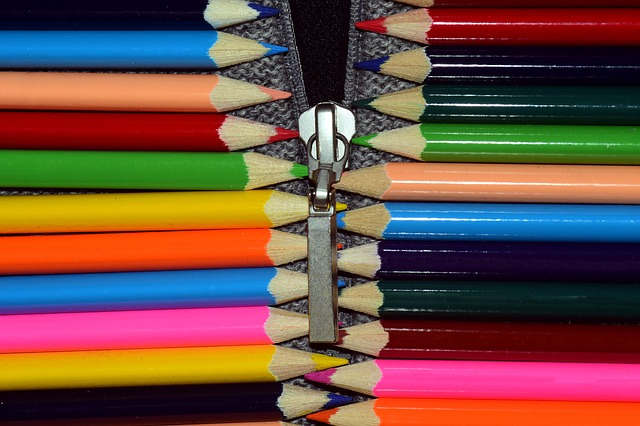
#> input picture Source_Images/Main_Images/Example.jpg, 640 x 426 px
$ python -i Updated_Converter.py   (imports and definitions only)
#> lines starting #> are read from the running program, lines starting #| are printed output that depends on the picture
from tkinter import *
from PIL import Image
from os import *
import time
import numpy as np
import math


class MosaicCreator:
    def __init__(self, block_size=5, size_reduction_factor=1, alpha_adjustment=0.0):
        # -------------------
        # Adjust this value to change the resolution of the final image
        self.block_size = block_size
        self.size_reduction_factor = size_reduction_factor
        self.alpha_adjustment = max(0.0, min(1.0, alpha_adjustment))  # Range of 0-1

        self.image_width = None
        self.image_height = None
        self.micro_block_size = 0

    # [47 lines left out: functions create_mosaic, open_images, not called in this run]

    def resize_images(self, images):
        """
        Resizes all of the micro-images to conform to a collage-able format.
        First, crops all images to a square.
        Second, clips any excess pixels that would not be divisible by the block size.
        Third, if the image is too large for PIL to handle, shrinks the image to the largest it can be within PIL's
        limits.
        Finally, resizes all images to match the smallest image in the images array.

        :param images: Array of all of the micro-images
        :return: Array of the resized micro-images.
        """

        print("Resizing Images")
        if self.size_reduction_factor != 1:
            for index, image in enumerate(images):
                reduced_width = int(image.width / self.size_reduction_factor)
                reduced_height = int(image.height / self.size_reduction_factor)
                images[index] = image.resize(
                    (reduced_width, reduced_height))

        for index, image in enumerate(images):
            image = self.crop_to_square(image)
            excess = image.height % self.block_size
            if not(excess == 0):
                image = image.resize((image.width - excess, image.height - excess))

            # Resize the image if it is larger than PIL can manage when creating a new image
            max_pil_image_size = 100000
            max_image_size = max(max_pil_image_size / self.image_height, max_pil_image_size / self.image_width)
            max_within_block_size = int(max_image_size - max_image_size % self.block_size)
            image_size = min(max_within_block_size, image.height)
            image = image.resize((image_size, image_size))
            images[index] = image

        smallest_image = min(images, key=lambda p: p.size)
        for index, image in enumerate(images):  # Used to say opened_images[1:], unsure why
            if image.size[0] != image.size[1]:
                images[index] = self.crop_to_square(image)
                print("Not redundant")
            if image.size != smallest_image.size:
                images[index] = image.resize(smallest_image.size)

        return smallest_image, images

    # [125 lines left out: functions find_closest_image, get_micro_image_blocks, find_matching_micro, get_pixel_difference, not called in this run]

    def crop_to_square(self, image):
        """
        Crops an image to be completely square, based on the smallest side of the image.

        :param image: Image to be cropped.
        :return: The cropped image.
        """

        small_side = min(image.size)
        center = (image.size[0] / 2, image.size[1] / 2)
        half_side = small_side / 2
        crop_box = (center[0] - half_side, center[1] - half_side, center[0] + half_side, center[1] + half_side)
        return image.crop(crop_box)

    # [97 lines left out: functions get_pixel_colours, get_average_pixels, list_directory, main, not called in this run]


# [2 lines not run here, left out]

# TODO: Add colour adjustment
# TODO: Create UI

>>> import cv2
>>> picture = cv2.imread('../Source_Images/Main_Images/Example.jpg', cv2.IMREAD_GRAYSCALE)
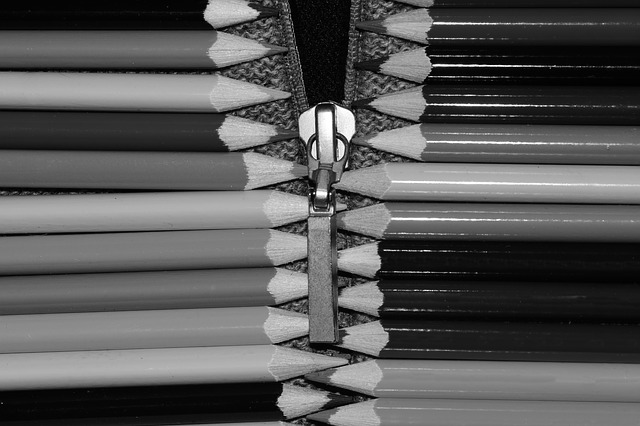
#> picture: shape (426, 640); min 0, max 255, mean 86.5
>>> result = MosaicCreator().resize_images(picture)
#> the loop in resize_images, `for index, image in enumerate(images):` made 1 pass
#> (the run stopped early here; a loop or call above may not have finished)
